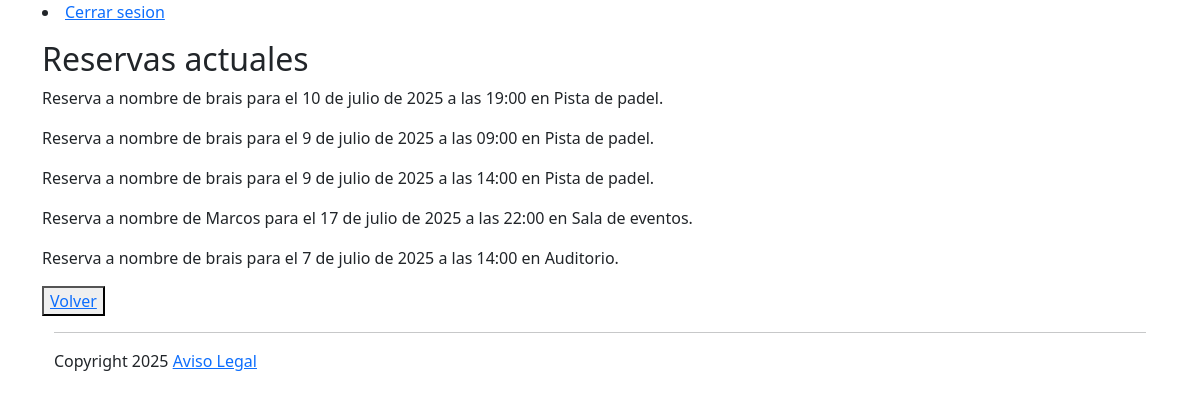
/reserva/all/ (signed in), run on the app's committed database.
### reserva/models.py (models this page shows, shortened)
class Reserva(models.Model):
    user = models.ForeignKey(User, on_delete=models.CASCADE, verbose_name="Usuario", null=True, blank=True)
    fecha_hora = models.DateTimeField(default=timezone.now)
    recurso = models.ForeignKey(Recurso, on_delete=models.CASCADE, null=True, blank=True)

### recurso/models.py (models this page shows)
class Recurso(models.Model):
    nombre = models.CharField(max_length=200)
    ubicacion = models.CharField(max_length=200)
    description = models.CharField(max_length=500)
    capacidad = models.PositiveIntegerField()
    def __str__(self):
        return self.nombre

### gestor_reservas/views.py (the view)
# urls.py: path('all/', mostrar_reservas, name='mostrar_reservas'),
def mostrar_reservas(request):
    reservas = Reserva.objects.all()
    return render(request, "reservas/mostrar_reservas.html", {"reservas": reservas})

### gestor_reservas/templates/reservas/mostrar_reservas.html
{% extends "layout.html" %}
{% block "page_content" %}
<h2>Reservas actuales</h2>
{% if reservas %}
  {% for reserva in reservas %}
      <p>
        Reserva a nombre de {{ reserva.user }}
        para el {{ reserva.fecha_hora }} en {{ reserva.recurso }}.
      </p>
    {% endfor %}
{% else %}
      <p>No hay reservas hasta el momento, aprovecha la oportunidad!</p>
{% endif %}
  <button><a href="{% url 'calendario' %}">Volver</a></button>
{% endblock %}

### data on the page
Reserva: user "brais", fecha_hora "10 de julio de 2025 a las 19:00", recurso "Pista de padel"
Reserva: user "brais", fecha_hora "9 de julio de 2025 a las 09:00", recurso "Pista de padel"
Reserva: user "brais", fecha_hora "9 de julio de 2025 a las 14:00", recurso "Pista de padel"
Reserva: user "Marcos", fecha_hora "17 de julio de 2025 a las 22:00", recurso "Sala de eventos"
Reserva: user "brais", fecha_hora "7 de julio de 2025 a las 14:00", recurso "Auditorio"
